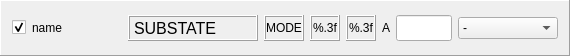
<?xml version="1.0" encoding="UTF-8"?>
<ui version="4.0">
 <class>Frame</class>
 <widget class="QFrame" name="Frame">
  <property name="geometry">
   <rect>
    <x>0</x>
    <y>0</y>
    <width>570</width>
    <height>56</height>
   </rect>
  </property>
  <property name="minimumSize">
   <size>
    <width>570</width>
    <height>56</height>
   </size>
  </property>
  <property name="maximumSize">
   <size>
    <width>600</width>
    <height>60</height>
   </size>
  </property>
  <property name="windowTitle">
   <string>Frame</string>
  </property>
  <property name="frameShape">
   <enum>QFrame::Panel</enum>
  </property>
  <property name="frameShadow">
   <enum>QFrame::Raised</enum>
  </property>
  <layout class="QGridLayout" name="gridLayout">
   <item row="0" column="0">
    <layout class="QHBoxLayout" name="horizontalLayout_2">
     <item>
      <widget class="QCheckBox" name="check">
       <property name="text">
        <string/>
       </property>
       <property name="checked">
        <bool>true</bool>
       </property>
      </widget>
     </item>
     <item>
      <widget class="QLabel" name="name">
       <property name="sizePolicy">
        <sizepolicy hsizetype="Fixed" vsizetype="Preferred">
         <horstretch>0</horstretch>
         <verstretch>0</verstretch>
        </sizepolicy>
       </property>
       <property name="minimumSize">
        <size>
         <width>90</width>
         <height>0</height>
        </size>
       </property>
       <property name="text">
        <string>name</string>
       </property>
      </widget>
     </item>
     <item>
      <widget class="QLabel" name="substate">
       <property name="minimumSize">
        <size>
         <width>130</width>
         <height>0</height>
        </size>
       </property>
       <property name="font">
        <font>
         <pointsize>12</pointsize>
        </font>
       </property>
       <property name="frameShape">
        <enum>QFrame::Box</enum>
       </property>
       <property name="frameShadow">
        <enum>QFrame::Raised</enum>
       </property>
       <property name="text">
        <string>SUBSTATE</string>
       </property>
       <property name="alignment">
        <set>Qt::AlignLeading|Qt::AlignLeft|Qt::AlignVCenter</set>
       </property>
      </widget>
     </item>
     <item>
      <widget class="QLabel" name="track_mode_txt">
       <property name="minimumSize">
        <size>
         <width>40</width>
         <height>0</height>
        </size>
       </property>
       <property name="font">
        <font>
         <pointsize>9</pointsize>
        </font>
       </property>
       <property name="frameShape">
        <enum>QFrame::Box</enum>
       </property>
       <property name="frameShadow">
        <enum>QFrame::Raised</enum>
       </property>
       <property name="text">
        <string>MODE</string>
       </property>
       <property name="alignment">
        <set>Qt::AlignCenter</set>
       </property>
      </widget>
     </item>
     <item>
      <widget class="QLabel" name="motor1_pos_actual">
       <property name="minimumSize">
        <size>
         <width>30</width>
         <height>0</height>
        </size>
       </property>
       <property name="font">
        <font>
         <pointsize>9</pointsize>
        </font>
       </property>
       <property name="toolTip">
        <string>&lt;html&gt;&lt;head/&gt;&lt;body&gt;&lt;p&gt;&lt;span style=&quot; font-size:11pt;&quot;&gt;Postion of the Axis 1 in degree&lt;/span&gt;&lt;/p&gt;&lt;/body&gt;&lt;/html&gt;</string>
       </property>
       <property name="frameShape">
        <enum>QFrame::Box</enum>
       </property>
       <property name="frameShadow">
        <enum>QFrame::Raised</enum>
       </property>
       <property name="text">
        <string>%.3f</string>
       </property>
       <property name="alignment">
        <set>Qt::AlignCenter</set>
       </property>
      </widget>
     </item>
     <item>
      <widget class="QLabel" name="motor2_pos_actual">
       <property name="minimumSize">
        <size>
         <width>30</width>
         <height>0</height>
        </size>
       </property>
       <property name="font">
        <font>
         <pointsize>9</pointsize>
        </font>
       </property>
       <property name="frameShape">
        <enum>QFrame::Box</enum>
       </property>
       <property name="frameShadow">
        <enum>QFrame::Raised</enum>
       </property>
       <property name="text">
        <string>%.3f</string>
       </property>
       <property name="alignment">
        <set>Qt::AlignCenter</set>
       </property>
      </widget>
     </item>
     <item>
      <spacer name="horizontalSpacer">
       <property name="orientation">
        <enum>Qt::Horizontal</enum>
       </property>
       <property name="sizeHint" stdset="0">
        <size>
         <width>40</width>
         <height>20</height>
        </size>
       </property>
      </spacer>
     </item>
     <item>
      <widget class="QLabel" name="label_6">
       <property name="sizePolicy">
        <sizepolicy hsizetype="Fixed" vsizetype="Preferred">
         <horstretch>0</horstretch>
         <verstretch>0</verstretch>
        </sizepolicy>
       </property>
       <property name="text">
        <string>A</string>
       </property>
       <property name="alignment">
        <set>Qt::AlignRight|Qt::AlignTrailing|Qt::AlignVCenter</set>
       </property>
      </widget>
     </item>
     <item>
      <widget class="QLineEdit" name="input_angle">
       <property name="minimumSize">
        <size>
         <width>20</width>
         <height>0</height>
        </size>
       </property>
       <property name="maximumSize">
        <size>
         <width>100</width>
         <height>16777215</height>
        </size>
       </property>
       <property name="font">
        <font>
         <pointsize>11</pointsize>
        </font>
       </property>
       <property name="toolTip">
        <string>&lt;html&gt;&lt;head/&gt;&lt;body&gt;&lt;p&gt;Target Angle in degree&lt;/p&gt;&lt;/body&gt;&lt;/html&gt;</string>
       </property>
       <property name="alignment">
        <set>Qt::AlignRight|Qt::AlignTrailing|Qt::AlignVCenter</set>
       </property>
      </widget>
     </item>
     <item>
      <widget class="QComboBox" name="state_action">
       <property name="minimumSize">
        <size>
         <width>100</width>
         <height>0</height>
        </size>
       </property>
       <property name="maximumSize">
        <size>
         <width>100</width>
         <height>16777215</height>
        </size>
       </property>
       <item>
        <property name="text">
         <string>-</string>
        </property>
       </item>
       <item>
        <property name="text">
         <string>INIT</string>
        </property>
       </item>
       <item>
        <property name="text">
         <string>ENABLE</string>
        </property>
       </item>
       <item>
        <property name="text">
         <string>DISABLE</string>
        </property>
       </item>
       <item>
        <property name="text">
         <string>RESET</string>
        </property>
       </item>
      </widget>
     </item>
    </layout>
   </item>
  </layout>
 </widget>
 <resources/>
 <connections/>
</ui>
